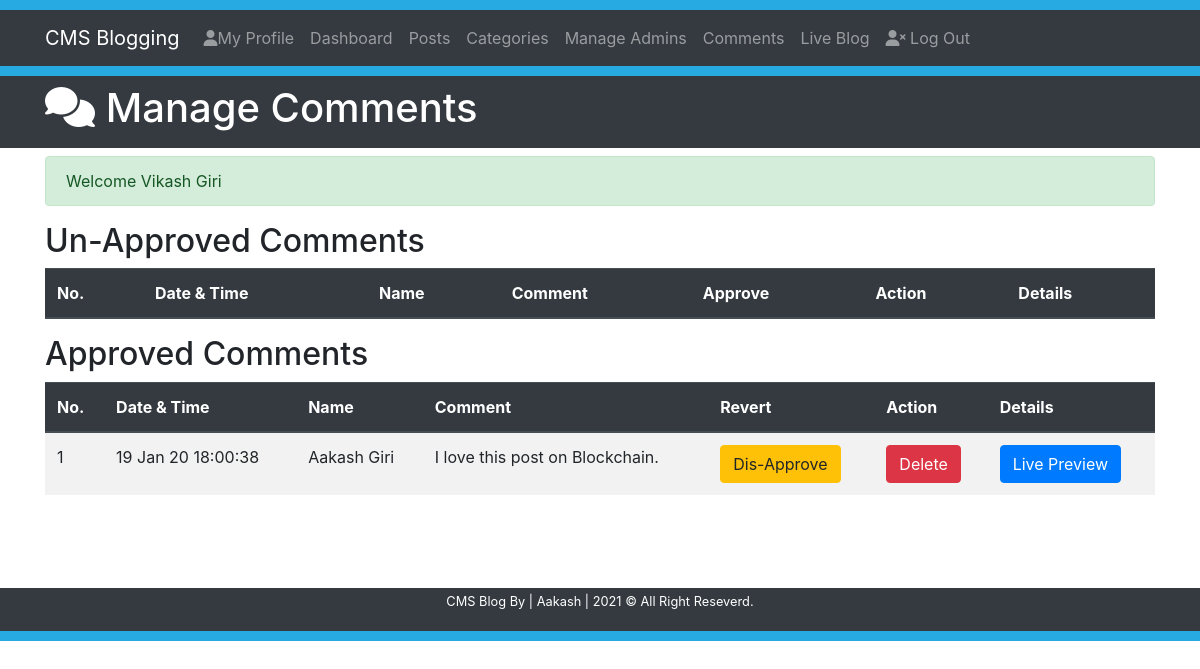
/comments.php (signed in), run on the app's committed database.
### tables this page shows
CREATE TABLE `comments` (
  `id` int(11) NOT NULL,
  `datetime` varchar(20) NOT NULL,
  `name` varchar(50) NOT NULL,
  `email` varchar(50) NOT NULL,
  `comment` text NOT NULL,
  `approvedby` varchar(50) NOT NULL,
  `status` varchar(3) NOT NULL,
  `post_id` int(11) NOT NULL
);

### Includes/functions.php (called while the page is built, shortened)
<?php
    $serverName = BASE_PATH;
    $cssBaseURL = $serverName.'/css';
?>

### comments.php (the view, shortened to what this page needs)
<?php
    require 'Includes/functions.php';
    require 'Includes/sessions.php';
?>
<!DOCTYPE html>
<html lang="en">
<head>
    <link rel="stylesheet" href="https://use.fontawesome.com/releases/v5.12.0/css/all.css">
    <link rel="stylesheet" href="https://stackpath.bootstrapcdn.com/bootstrap/4.4.1/css/bootstrap.min.css">
    <link rel="stylesheet" href="<?= $cssBaseURL ?>/style.css">
</head>
<body>
    <div style="height: 10px; background-color: #27aae1;"></div>
    <nav class="navbar navbar-expand-lg navbar-dark bg-dark">
        <div class="container">
            <a href="<?= $serverName; ?>/index" class="navbar-brand">CMS Blogging</a>
            <div class="collapse navbar-collapse" id="navbarcollapseCMS">
                <ul class="navbar-nav">
                    <li class="nav-item">
                        <a href="<?= $serverName; ?>/myprofile" class="nav-link"> <i class='fas fa-user'></i>My Profile</a>
                    </li>
                    <li class="nav-item">
                        <a href="<?= $serverName; ?>/dashboard" class="nav-link">Dashboard</a>
                    </li>
                    <li class="nav-item">
                        <a href="<?= $serverName; ?>/posts" class="nav-link">Posts</a>
                    </li>
                    <li class="nav-item">
                        <a href="<?= $serverName; ?>/categories" class="nav-link">Categories</a>
                    </li>
                    <li class="nav-item">
                        <a href="<?= $serverName; ?>/admin" class="nav-link">Manage Admins</a>
                    </li>
                    <li class="nav-item">
                        <a href="<?= $serverName; ?>/comments" class="nav-link">Comments</a>
                    </li>
                    <li class="nav-item">
                        <a href="<?= $serverName; ?>/blog/1" class="nav-link">Live Blog</a>
                    </li>
                </ul>
                <ul class="navbar-nav">
                    <li class="nav-item">
                        <a href="<?= $serverName; ?>/logout" class="nav-link"><i class='fas fa-user-times'></i> Log Out</a>
                    </li>
                </ul>
            </div>
        </div>
    </nav>
    <div style="height: 10px; background-color: #27aae1;"></div>
    <header class='bg-dark text-white py-2'>
        <div class="container">
            <div class="row">
                <div class="col-md-12">
                    <h1><i class="fas fa-comments"></i> Manage Comments</h1>
                </div>
            </div>
        </div>
    </header>
    <section class="container py-2 mb-4">
        <div class="row" style="min-height:30px;">
            <div class="col-lg-12" style="min-height:400px;">
                <?php echo ErrorMessage(); echo SuccessMessage(); ?>
                <h2>Un-Approved Comments</h2>
                <table class="table table-striped table-hover">
                    <thead class="thead-dark">
                        <tr>
                            <th>No.</th>
                            <th>Date & Time</th>
                            <th>Name</th>
                            <th>Comment</th>
                            <th>Approve</th>
                            <th>Action</th>
                            <th>Details</th>
                        </tr>
                    </thead>
                </table>
                <h2>Approved Comments</h2>
                <table class="table table-striped table-hover">
                    <thead class="thead-dark">
                        <tr>
                            <th>No.</th>
                            <th>Date & Time</th>
                            <th>Name</th>
                            <th>Comment</th>
                            <th>Revert</th>
                            <th>Action</th>
                            <th>Details</th>
                        </tr>
                    </thead>
                    <?php
                        $sql = "SELECT * FROM comments WHERE status='ON' ORDER BY id DESC";
                        $result = mysqli_query($conn, $sql);
                        $sr = 0;
                        if (mysqli_num_rows($result) > 0){
                            while($row = mysqli_fetch_assoc($result)) {
                                $sr++;
                                $CommentId = $row['id'];
                                $DateTime = $row['datetime'];
                                $CommenterName = $row['name'];
                                $CommentContent = $row['comment'];
                                $CommentPostID = $row['post_id'];
                                $sqlForSlug = "SELECT slug from post WHERE id = '$CommentPostID'";
                                $resultForSlug = mysqli_query($conn, $sqlForSlug);
                                if (mysqli_num_rows($resultForSlug) > 0){
                                    $row = mysqli_fetch_assoc($resultForSlug);
                                    $PostSlug = $row['slug'];
                                }
                    ?>
                    <tbody>
                        <tr>
                            <td><?= $sr; ?></td>
                            <td><?= $DateTime; ?></td>
                            <td><?= $CommenterName; ?></td>
                            <td><?= $CommentContent; ?></td>
                            <td style="min-width:140px;"><a class="btn btn-warning" href="<?= $serverName; ?>/disapprovecomment?id=<?= $CommentId; ?>">Dis-Approve</a></td>
                            <td><a class="btn btn-danger" href="<?= $serverName; ?>/deletecomment?id=<?= $CommentId; ?>">Delete</a></td>
                            <td style="min-width:140px;"><a class="btn btn-primary" href="<?= $serverName; ?>/post/<?= $PostSlug; ?>">Live Preview</a></td>
                        </tr>
                    </tbody>
                    <?php
                            }
                        }
                    ?>
                </table>
            </div>
        </div>
    </section>
    <footer class="bg-dark text-white py-1">
        <div class="container">
            <div class="row">
                <div class="col">
                    <p class="lead text-center small">CMS Blog By | Aakash | <span id='year'></span> &copy; All Right Reseverd.</p>
                </div>
            </div>
        </div>
    </footer>
    <div style="height: 10px; background-color: #27aae1;"></div>
</body>
</html>

### data on the page
comments: datetime "19 Jan 20 18:00:38", name "Aakash Giri", comment "I love this post on Blockchain."

### other printed values
SuccessMessage() "Welcome Vikash Giri"
